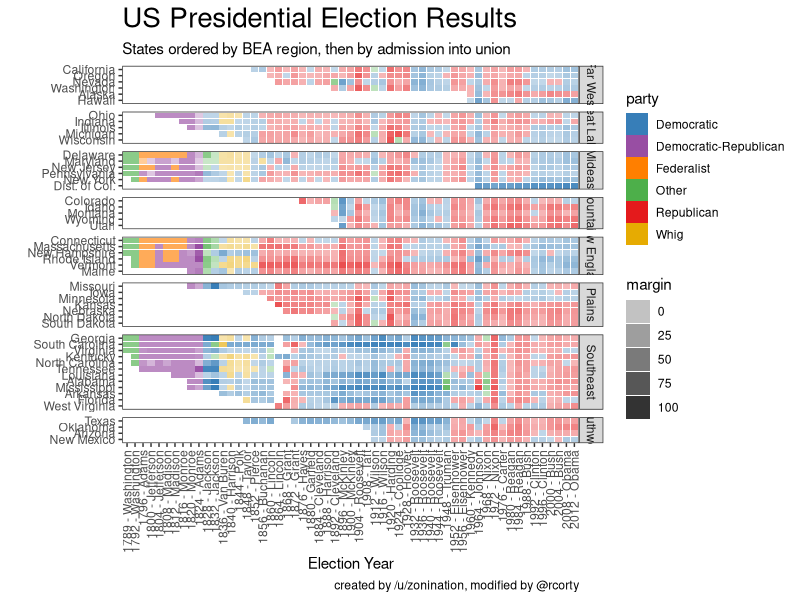
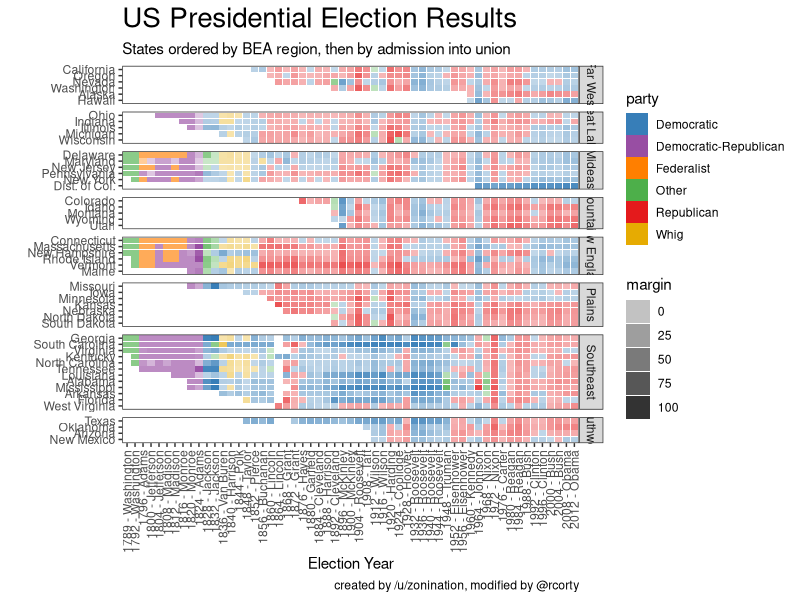

These charts were generated, in order, by the following R code:
# Some cool tutorials on heatmaps like this:
# http://stackoverflow.com/questions/13016022/ggplot2-heatmaps-using-different-gradients-for-categories
# http://stackoverflow.com/questions/10232525/geom-tile-heatmap-with-different-high-fill-colours-based-on-factor

# General tutorial on R:
# http://swirlstats.com/students.html

# Sources:
# This data comes from the following sources:
# * 1824 and After: http://www.presidency.ucsb.edu/showelection.php?year=1824
# * 1821 and Before: http://www.archives.gov/federal-register/electoral-college/votes/1789_1821.html
# * Regions of US: http://www.census.gov/econ/census/help/geography/regions_and_divisions.html

# Location, Libraries, and Data
# setwd("~/Dropbox/R/Election History")
elec <- read.csv("elec.csv", stringsAsFactors=F)
library(ggplot2)
library(gridExtra)

# Create NA blocks for new columns to avoid R screwing up the data
elec$Margin<-NA
elec$Region<-NA
elec$BEA<-NA
elec$Admission<-NA
elec$State.yr<-NA

# Create a loop to invididually assess rows
for(n in 1:nrow(elec)){
  # Find Margins of Victory (as a %)
  col<-sort(c(
    as.numeric(as.character(elec[n,c(4,7,10,13)][1,1])),
    as.numeric(as.character(elec[n,c(4,7,10,13)][1,2])),
    as.numeric(as.character(elec[n,c(4,7,10,13)][1,3])),
    as.numeric(as.character(elec[n,c(4,7,10,13)][1,4]))
    ),decreasing=T)
  elec$Margin[n]<- (col[1]-col[2])/sum(col)
  
  # For elections determined by State Council or Electoral College only,
  # Let's fade our margin by about 50%
  if(elec$Notes[n]!=""){elec$Margin[n]<-elec$Margin[n]*.5}
  
  # Sort states into regions. Note that yr.admitted the decimal point is used to determine the order admitted that year.
  #                  State             |           Region         |           BEADivision              |    Yr. Admitted
  # Northeast
  if(elec$State[n]=="Connecticut"){elec$Region[n]<-"Northeast";elec$BEA[n]<-"New England";elec$Admission[n]=1788.2}
  if(elec$State[n]=="Maine"){elec$Region[n]<-"Northeast";elec$BEA[n]<-"New England";elec$Admission[n]=1820}
  if(elec$State[n]=="Massachusetts"){elec$Region[n]<-"Northeast";elec$BEA[n]<-"New England";elec$Admission[n]=1788.3}
  if(elec$State[n]=="New Hampshire"){elec$Region[n]<-"Northeast";elec$BEA[n]<-"New England";elec$Admission[n]=1788.6}
  if(elec$State[n]=="Rhode Island"){elec$Region[n]<-"Northeast";elec$BEA[n]<-"New England";elec$Admission[n]=1790}
  if(elec$State[n]=="Vermont"){elec$Region[n]<-"Northeast";elec$BEA[n]<-"New England";elec$Admission[n]=1791}
  if(elec$State[n]=="New Jersey"){elec$Region[n]<-"Northeast";elec$BEA[n]<-"Mideast";elec$Admission[n]=1787.3}
  if(elec$State[n]=="New York"){elec$Region[n]<-"Northeast";elec$BEA[n]<-"Mideast";elec$Admission[n]=1788.8}
  if(elec$State[n]=="Pennsylvania"){elec$Region[n]<-"Northeast";elec$BEA[n]<-"Mideast";elec$Admission[n]=1787.2}
  # Midwest
  if(elec$State[n]=="Illinois"){elec$Region[n]<-"Midwest";elec$BEA[n]<-"Great Lakes";elec$Admission[n]=1818}
  if(elec$State[n]=="Indiana"){elec$Region[n]<-"Midwest";elec$BEA[n]<-"Great Lakes";elec$Admission[n]=1816}
  if(elec$State[n]=="Michigan"){elec$Region[n]<-"Midwest";elec$BEA[n]<-"Great Lakes";elec$Admission[n]=1837}
  if(elec$State[n]=="Ohio"){elec$Region[n]<-"Midwest";elec$BEA[n]<-"Great Lakes";elec$Admission[n]=1803}
  if(elec$State[n]=="Wisconsin"){elec$Region[n]<-"Midwest";elec$BEA[n]<-"Great Lakes";elec$Admission[n]=1848}
  if(elec$State[n]=="Iowa"){elec$Region[n]<-"Midwest";elec$BEA[n]<-"Plains";elec$Admission[n]=1846}
  if(elec$State[n]=="Kansas"){elec$Region[n]<-"Midwest";elec$BEA[n]<-"Plains";elec$Admission[n]=1861}
  if(elec$State[n]=="Minnesota"){elec$Region[n]<-"Midwest";elec$BEA[n]<-"Plains";elec$Admission[n]=1858}
  if(elec$State[n]=="Missouri"){elec$Region[n]<-"Midwest";elec$BEA[n]<-"Plains";elec$Admission[n]=1821}
  if(elec$State[n]=="Nebraska"){elec$Region[n]<-"Midwest";elec$BEA[n]<-"Plains";elec$Admission[n]=1867}
  if(elec$State[n]=="North Dakota"){elec$Region[n]<-"Midwest";elec$BEA[n]<-"Plains";elec$Admission[n]=1889.1}
  if(elec$State[n]=="South Dakota"){elec$Region[n]<-"Midwest";elec$BEA[n]<-"Plains";elec$Admission[n]=1889.2}
  # South
  if(elec$State[n]=="Delaware"){elec$Region[n]<-"South";elec$BEA[n]<-"Mideast";elec$Admission[n]=1787.1}
  if(elec$State[n]=="Dist. of Col."){elec$Region[n]<-"South";elec$BEA[n]<-"Mideast";elec$Admission[n]=1961} # Admission based on 23rd Amendment
  if(elec$State[n]=="Florida"){elec$Region[n]<-"South";elec$BEA[n]<-"Southeast";elec$Admission[n]=1845.1}
  if(elec$State[n]=="Georgia"){elec$Region[n]<-"South";elec$BEA[n]<-"Southeast";elec$Admission[n]=1788.1}
  if(elec$State[n]=="Maryland"){elec$Region[n]<-"South";elec$BEA[n]<-"Mideast";elec$Admission[n]=1788.4}
  if(elec$State[n]=="North Carolina"){elec$Region[n]<-"South";elec$BEA[n]<-"Southeast";elec$Admission[n]=1789}
  if(elec$State[n]=="South Carolina"){elec$Region[n]<-"South";elec$BEA[n]<-"Southeast";elec$Admission[n]=1788.5}
  if(elec$State[n]=="Virginia"){elec$Region[n]<-"South";elec$BEA[n]<-"Southeast";elec$Admission[n]=1788.7}
  if(elec$State[n]=="West Virginia"){elec$Region[n]<-"South";elec$BEA[n]<-"Southeast";elec$Admission[n]=1863}
  if(elec$State[n]=="Alabama"){elec$Region[n]<-"South";elec$BEA[n]<-"Southeast";elec$Admission[n]=1819}
  if(elec$State[n]=="Kentucky"){elec$Region[n]<-"South";elec$BEA[n]<-"Southeast";elec$Admission[n]=1792}
  if(elec$State[n]=="Mississippi"){elec$Region[n]<-"South";elec$BEA[n]<-"Southeast";elec$Admission[n]=1817}
  if(elec$State[n]=="Tennessee"){elec$Region[n]<-"South";elec$BEA[n]<-"Southeast";elec$Admission[n]=1796}
  if(elec$State[n]=="Arkansas"){elec$Region[n]<-"South";elec$BEA[n]<-"Southeast";elec$Admission[n]=1836}
  if(elec$State[n]=="Louisiana"){elec$Region[n]<-"South";elec$BEA[n]<-"Southeast";elec$Admission[n]=1812}
  if(elec$State[n]=="Oklahoma"){elec$Region[n]<-"South";elec$BEA[n]<-"Southwest";elec$Admission[n]=1907}
  if(elec$State[n]=="Texas"){elec$Region[n]<-"South";elec$BEA[n]<-"Southwest";elec$Admission[n]=1845.2}
  # West
  if(elec$State[n]=="Arizona"){elec$Region[n]<-"West";elec$BEA[n]<-"Southwest";elec$Admission[n]=1912.2}
  if(elec$State[n]=="Colorado"){elec$Region[n]<-"West";elec$BEA[n]<-"Mountain";elec$Admission[n]=1876}
  if(elec$State[n]=="Idaho"){elec$Region[n]<-"West";elec$BEA[n]<-"Mountain";elec$Admission[n]=1890.1}
  if(elec$State[n]=="Montana"){elec$Region[n]<-"West";elec$BEA[n]<-"Mountain";elec$Admission[n]=1889.3}
  if(elec$State[n]=="Nevada"){elec$Region[n]<-"West";elec$BEA[n]<-"Far West";elec$Admission[n]=1864}
  if(elec$State[n]=="New Mexico"){elec$Region[n]<-"West";elec$BEA[n]<-"Southwest";elec$Admission[n]=1912.1}
  if(elec$State[n]=="Utah"){elec$Region[n]<-"West";elec$BEA[n]<-"Mountain";elec$Admission[n]=1896}
  if(elec$State[n]=="Wyoming"){elec$Region[n]<-"West";elec$BEA[n]<-"Mountain";elec$Admission[n]=1890.2}
  if(elec$State[n]=="Alaska"){elec$Region[n]<-"West";elec$BEA[n]<-"Far West";elec$Admission[n]=1959.1}
  if(elec$State[n]=="California"){elec$Region[n]<-"West";elec$BEA[n]<-"Far West";elec$Admission[n]=1850}
  if(elec$State[n]=="Hawaii"){elec$Region[n]<-"West";elec$BEA[n]<-"Far West";elec$Admission[n]=1959.2}
  if(elec$State[n]=="Oregon"){elec$Region[n]<-"West";elec$BEA[n]<-"Far West";elec$Admission[n]=1859}
  if(elec$State[n]=="Washington"){elec$Region[n]<-"West";elec$BEA[n]<-"Far West";elec$Admission[n]=1889.4}
  
  # Convert our year of Inception into a string
  elec$State.yr[n]<-paste("(",elec$Admission[n],") ",elec$State[n],sep="")
}; rm(col);rm(n)

# Sort state data into Alphabetical order (starts out as reverse-ABC)
elec$State <- factor(elec$State, rev(as.character(unique(elec$State))))

# # Plot, Alphabetical
# # For all following plots, recommend 1600x900 Resolution
# ggplot(elec,aes(x=Year, y=State))+
#   geom_tile(aes(fill=Party,color=Party,alpha=Margin),na.rm=T)+
#   # geom_point(aes(color=Party),size=1)+
#   # For fill and colors, I picked some from ColorBrewer2.org's 6-class "Set1"
#   scale_fill_manual(values = c("#377eb8","#984ea3","#ff7f00","#4daf4a","#e41a1c","#e6ab02"))+
#   scale_color_manual(values = c("#377eb8","#984ea3","#ff7f00","#4daf4a","#e41a1c","#e6ab02"))+
#   geom_text(aes(label=paste(substring(Party,1,1),substring(Party,12,12),sep=""),color=Party),fontface="bold",size=2)+
#   # Hopefully we don't need to describe the Transparency (alpha).
#   guides(alpha="none")+
#   labs(title="Election Results by State",
#        subtitle="States ordered Alphabetically",
#        x="Election Year",
#        y="",
#        caption="created by /u/zonination")+
#   theme_bw()+
#   theme(axis.text.x = element_text(angle = 90, hjust = 1,vjust=.5))+
#   theme(strip.text.y = element_text(size = 8))+
#   # theme(legend.position="bottom")+
#   # Annotating the plot for some major/minor notes
#   geom_vline(xintercept = 9.5, linetype=4)+ # Just a concept for annotated events
#   annotate("text",x=9.5,y=1,label="(Margin by Electoral College)",angle=90,hjust=0,vjust=-.5,size=3)+
#   annotate("text",x=9.5,y=1,label="(Margin by Popular Vote)",angle=90,hjust=0,vjust=1.5,size=3)
# ggsave("Election-Alpha.png",width=16,height=9,units="in",dpi=100)
# 
# elec$State<-reorder(elec$State,-elec$Admission)
# 
# # Alternate plot, Ordered by admission to Union
# ggplot(elec,aes(x=Year, y=State))+
#   geom_tile(aes(fill=Party,color=Party,alpha=Margin),na.rm=T)+
#   # geom_point(aes(color=Party),size=1)+
#   # For fill and colors, I picked some from ColorBrewer2.org's 6-class "Set1"
#   scale_fill_manual(values = c("#377eb8","#984ea3","#ff7f00","#4daf4a","#e41a1c","#e6ab02"))+
#   scale_color_manual(values = c("#377eb8","#984ea3","#ff7f00","#4daf4a","#e41a1c","#e6ab02"))+
#   geom_text(aes(label=paste(substring(Party,1,1),substring(Party,12,12),sep=""),color=Party),fontface="bold",size=2)+
#   # Hopefully we don't need to describe the Transparency (alpha).
#   guides(alpha="none")+
#   guides(alpha="none")+
#   labs(title="Election Results by State",
#        subtitle="States ordered by Admission into Union",
#        x="Election Year",
#        y="",
#        caption="created by /u/zonination")+
#   theme_bw()+
#   theme(axis.text.x = element_text(angle = 90, hjust = 1,vjust=.5))+
#   theme(strip.text.y = element_text(size = 8))+
#   # theme(legend.position="bottom")+
#   # Annotating the plot for some major/minor notes
#   geom_vline(xintercept = 9.5, linetype=4)+ # Just a concept for annotated events
#   annotate("text",x=9.5,y=1,label="(Margin by Electoral College)",angle=90,hjust=0,vjust=-.5,size=3)+
#   annotate("text",x=9.5,y=1,label="(Margin by Popular Vote)",angle=90,hjust=0,vjust=1.5,size=3)
# ggsave("Election-Order.png",width=16,height=9,units="in",dpi=100)
# 
# # Alternate plot, Ordered by region, then by Admission
# ggplot(elec,aes(x=Year, y=State))+
#   geom_tile(aes(fill=Party,color=Party,alpha=Margin),na.rm=T)+
#   # geom_point(aes(color=Party),size=1)+
#   # For fill and colors, I picked some from ColorBrewer2.org's 6-class "Set1"
#   scale_fill_manual(values = c("#377eb8","#984ea3","#ff7f00","#4daf4a","#e41a1c","#e6ab02"))+
#   scale_color_manual(values = c("#377eb8","#984ea3","#ff7f00","#4daf4a","#e41a1c","#e6ab02"))+
#   geom_text(aes(label=paste(substring(Party,1,1),substring(Party,12,12),sep=""),color=Party),fontface="bold",size=2)+
#   # Hopefully we don't need to describe the Transparency (alpha).
#   guides(alpha="none")+
#   labs(title="Election Results by State",
#        subtitle="States ordered by BEA Region, then by Admission into Union",
#        x="Election Year",
#        y="",
#        caption="created by /u/zonination")+
#   theme_bw()+
#   theme(axis.text.x = element_text(angle = 90, hjust = 1,vjust=.5))+
#   theme(strip.text.y = element_text(size = 8))+
#   facet_grid(BEA~.,scales="free_y",space="free_y")+
#   # theme(legend.position="bottom")+
#   # Annotating the plot for some major/minor notes
#   geom_vline(xintercept = 9.5, linetype=4) # Just a concept for annotated events
# ggsave("Election-Region.png",width=16,height=9,units="in",dpi=100)


library(tidyverse)

elec %>% glimpse

elec %>%
    tbl_df %>%
    ggplot(mapping = aes(x = Year, y = State)) +
    geom_tile(mapping = aes(fill = Party, alpha = Margin*100), width = 0.9, height = 0.9) +
    facet_grid(BEA ~ ., scales = 'free', space = 'free') +
    theme_bw() +
    theme(axis.text.x = element_text(angle = 90, hjust = 1, vjust = 0.5),
          panel.grid.major = element_blank(),
          panel.grid.minor = element_blank(),
          strip.text.x = element_text(size = 6),
          plot.title = element_text(size = 20)) +
    # scale_fill_brewer(type = 'qual') +
    scale_fill_manual(values = c("#377eb8","#984ea3","#ff7f00","#4daf4a","#e41a1c","#e6ab02"),
                      guide = guide_legend(keywidth = 1.1,
                                           keyheight = 1.1,
                                           title = 'party')) +
    scale_alpha_continuous(range = c(0.3, 1),
                           guide = guide_legend(title = 'margin')) +
    labs(title="US Presidential Election Results",
         subtitle="States ordered by BEA region, then by admission into union",
         x="Election Year",
         y="",
         caption="created by /u/zonination, modified by @rcorty")

ggsave(filename = "US_presidential_elections.pdf", width=16, height=11)

